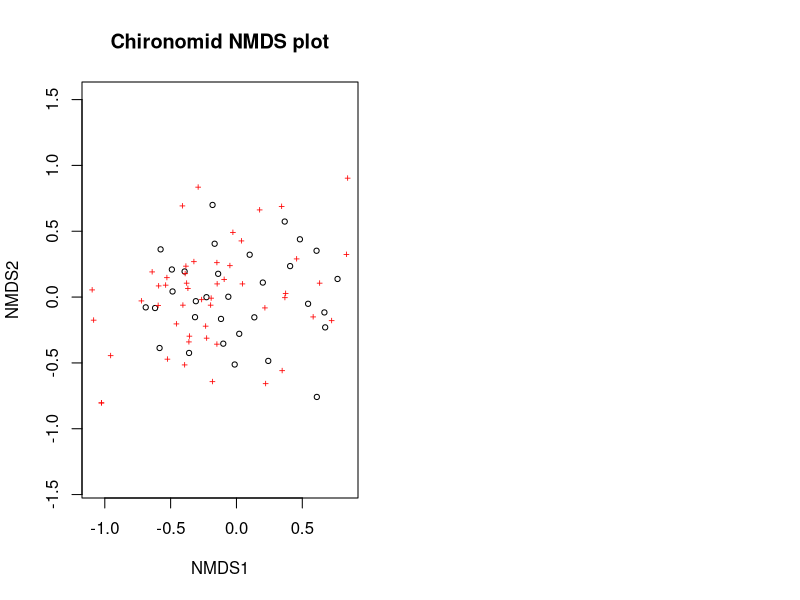

The R source for this figure: (Note: this script raises an error after producing the figure.)
library(tidyverse)
library(vegan)


cnts <- read_csv("data/chiro_counts_raw.csv") %>% 
  mutate(depth_mid = (depth_from + depth_to)/2,
         sample_thick = depth_to - depth_from,
         core_id = factor(core_id)) %>%
  arrange(core_id, depth_from)

spe <- cnts %>% 
  select(Ablabesmyia:Zavreliella)

set.seed(12)
spe_nmds <- metaMDS(spe, trace = FALSE)
set.seed(12)
spe_nmds <- metaMDS(spe, previous.best = spe_nmds, trace = FALSE)

layout(matrix(1:2, ncol = 2))
plot(spe_nmds, main = "Chironomid NMDS plot"); stressplot(sol, main = "Shepard plot")

gof <- goodness(spe_nmds)
plot(spe_nmds, type = "t", main = "Goodness of fit")
points(spe_nmds, display = "sites", cex = gof * 300)
